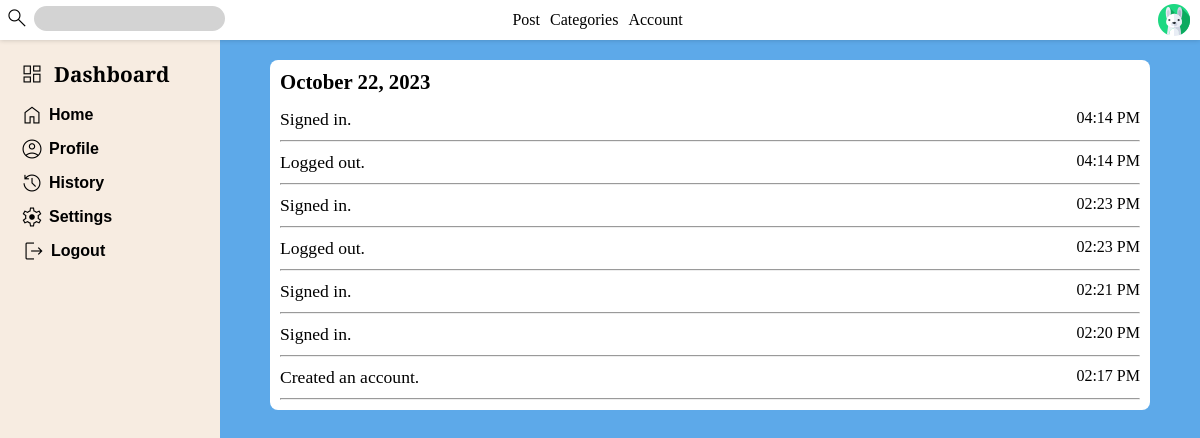
Page /history/account (signed in) on the earlier database version.
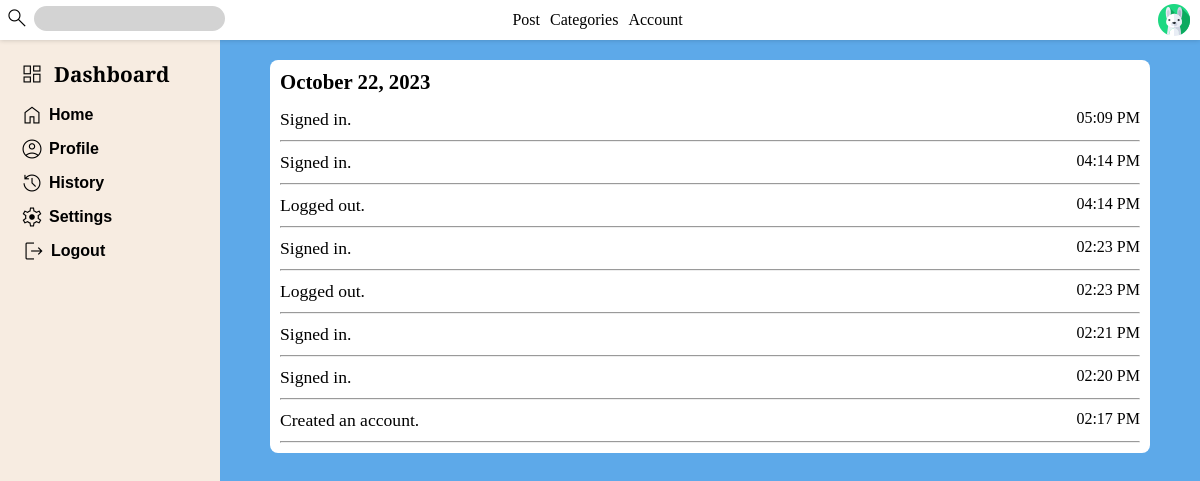
Same page on the later database version.
### tables this page shows
CREATE TABLE "users" (
	"user_id"	INTEGER,
	"first_name"	TEXT NOT NULL,
	"last_name"	TEXT NOT NULL,
	"username"	TEXT NOT NULL UNIQUE,
	"password"	TEXT NOT NULL,
	"date_created"	TEXT NOT NULL,
	"time_created"	TEXT NOT NULL,
	PRIMARY KEY("user_id" AUTOINCREMENT)
);

CREATE TABLE "user_history" (
	"date"	TEXT NOT NULL,
	"history_id"	INTEGER NOT NULL,
	"history"	TEXT NOT NULL,
	"user_id"	INTEGER NOT NULL,
	"history_type"	TEXT NOT NULL,
	"time"	TEXT NOT NULL,
	PRIMARY KEY("history_id" AUTOINCREMENT),
	FOREIGN KEY("user_id") REFERENCES "users"("user_id")
);

### app.py (the view, shortened to what this page needs)
@app.route("/history/<type>")
@login_required
def history(type):
    username = session["user_id"]
    user_id = db.execute("SELECT user_id FROM users WHERE username = ?", username)[0]["user_id"]
    organized_history = {}
    if str(type) == "account":
        records = db.execute("SELECT date, time, history FROM user_history WHERE user_id = ? AND history_type = ? ORDER BY date DESC, time DESC, history_id DESC", user_id, str(type).upper())
        for record in records:
            history = record['history']
            time = record['time']
            date_record = record['date']
            date = history_date_format(date_record)
            if date in organized_history:
                organized_history[date].append((history, time))
            else:
                organized_history[date] = [(history, time)]
        return render_template("history.html", organized_history = organized_history)

### helper.py (called while the page is built)
def login_required(f):
    @wraps(f)
    def decorated_function(*args, **kwargs):
        if 'user_id' not in session:
            return redirect(url_for('loginUI'))
        return f(*args, **kwargs)
    return decorated_function

def history_date_format(date_record):
    date_object = datetime.strptime(date_record, "%m-%d-%Y")
    formatted_date = date_object.strftime("%B %d, %Y")
    return str(formatted_date)

### templates/history.html (shortened to what this page needs)
<!DOCTYPE html>
<html lang="en">
<head>
    <link
    rel="stylesheet"
    href="{{ url_for('static', filename='folder-post.css') }}"
  />
  <link
  rel="stylesheet"
  href="{{ url_for('static', filename='style.css') }}"
/>
<link
rel="stylesheet"
href="{{ url_for('static', filename='history.css') }}"
/>
</head>
<body>
    <div class="main-container-post">
    <nav class="nav nav-history">
        <div class="searchInput">
          <label for="search"
            ><i class="material-symbols-outlined">Search</i></label
          >
          <input type="text" id="search" autocomplete="off" autofocus />
        </div>
        <div class="middle-nav">
          <a href="/history/post">Post</a>
          <a href="/history/categories">Categories</a>
          <a href="/history/account">Account</a>
        </div>
        <div class="nav-profile">
          <img src="{{ url_for('static', filename='images/rabbit.png') }}" alt="icon">
        </div>
      </nav>
    <aside class="sidebar history-sidebar">
        <button class="dashboard-box">
          <div class="icon-dashboard">
            <i class="material-symbols-outlined dashboard-icon">dashboard</i>
          </div>
          <div id="dashboard-text">Dashboard</div>
        </button>
        <ul >
          <a href="/home">
            <li class="icon-dash">
              <i class="material-symbols-outlined">Home</i>
              <div class="dash-text">Home</div>
            </li>
          </a>
          <a href="">
            <li class="icon-dash">
              <i class="material-symbols-outlined">account_circle</i>
              <div class="dash-text">Profile</div>
            </li>
          </a>
          <a href="">
            <li class="icon-dash">
              <i class="material-symbols-outlined">history</i>
              <div class="dash-text">History</div>
            </li>
          </a>
          <a href="">
            <li class="icon-dash">
              <i class="material-symbols-outlined">settings</i>
              <div class="dash-text">Settings</div>
            </li>
          </a>
          <a href="/logout">
            <li class="icon-dash logout-icon">
              <i class="material-symbols-outlined">logout</i>
              <div class="dash-text">Logout</div>
            </li>
          </a>
        </ul>
      </aside>
      <article class="article-history">
            {% for date,  items in organized_history.items() %}
            <div class="history-box">
              <div class="history-date">{{date}}</div>
              {% for item in items %}
              <ul>
                <li>
                  <div class="history-text">{{item[0]}}</div>
                  <div>{{item[1]}}</div>
                </li>
                <hr>
              </ul>
            {% endfor %}
            </div>
            {% endfor %}
      </article>
      </div>
</body>
</html>

### static/folder-post.css (style rules this page uses)
* { padding: 0; margin: 0; box-sizing: border-box; }
:root { --nav_height: 42px; --sidebarwidth:300px; }
.main-container-post { height: 100vh; box-sizing: border-box; background-color: green; }
.nav { display: flex; justify-content: space-between; align-items: center; padding: 5px 10px 5px 5px; box-shadow: 0px 0px 5px rgba(0, 0, 0, 0.2); position: fixed; z-index: 2; top:0; left: 0; width: 100%; background-color: #fff; box-sizing: border-box; }
.searchInput { flex: 1; display: flex; align-items: flex-start; gap: 5px; }
#search { border-radius: 15px; border: 2px solid lightgray;; background-color: lightgray; padding: 3px 5px; }
.middle-nav { flex: 1; flex-wrap: wrap; display: flex; justify-content: center; gap: 10px; }
.nav-profile { flex: 1; display: flex; justify-content: flex-end; }

### static/style.css (style rules this page uses)
* { margin: 0; padding: 0; }
body { position: relative; height: 100vh; background-color: green; }
:root { --sidebarwidth: 150px; --normalsidebar:60px; }
a { text-decoration: none; color: #000; }
.sidebar { background-color: #F7ECE1; padding: 20px 20px 20px 20px; position: fixed; width: 220px; box-sizing: border-box; top: 0; bottom: 0; }
.dashboard-box, .dashboard { display: flex; justify-content: flex-start; align-items: center; gap: 10px; }
.dashboard-box { margin-bottom: 15px; background-color: #F7ECE1; border: none; }
.icon-dash { display: flex; align-items: center; gap: 5px; margin-bottom: 10px; box-sizing: border-box; }
.icon-dashboard { display: flex; align-items: center; gap: 5px; box-sizing: border-box; }
#dashboard-text { font-weight: 700; font-size: 1.3rem; font-family: 'PT Serif', serif; }
.dashboard-icon { font-size: 35px; }
.dash-text { font-family: 'Noto Sans JP', sans-serif; font-weight: 700; display: flex; align-items: flex-start; }
.material-symbols-outlined { font-variation-settings: 'FILL' 0, 'wght' 300, 'GRAD' 1, 'opsz' 50 }
.icon-dashboard { animation: rotate_invert 0.5s ease-in both; }
.logout-icon { padding-left: 2px; }

### static/history.css (style rules this page uses)
:root { --nav-height: 40px; --sidebarwidth:220px; }
.nav-history { height: var(--nav-height); }
.history-sidebar { margin-top: var(--nav-height) }
body { background-color: #000; }
.article-history { margin-left: calc(var(--sidebarwidth) + 50px); margin-right: 50px; margin-top: var(--nav-height); padding-top: 20px; box-sizing: border-box; min-height: 100vh; overflow-y: auto; }
.main-container-post { background-color: #5DA9E9; min-height: 100%; overflow: auto; }
.history-box { background-color: #fff; margin-bottom: 15px; border-radius: 8px; padding: 10px; }
.history-date { font-weight: 700; font-size: 1.3rem; margin-bottom: 5px; }
.history-box ul { list-style: none; }
.history-box ul li { display: flex; justify-content: space-between; padding-top: 10px; padding-bottom: 10px; }
.history-text { font-size: 1.1rem; }

Differences in the rows shown:
added user_history: history "Signed in.", time "05:09 PM"
